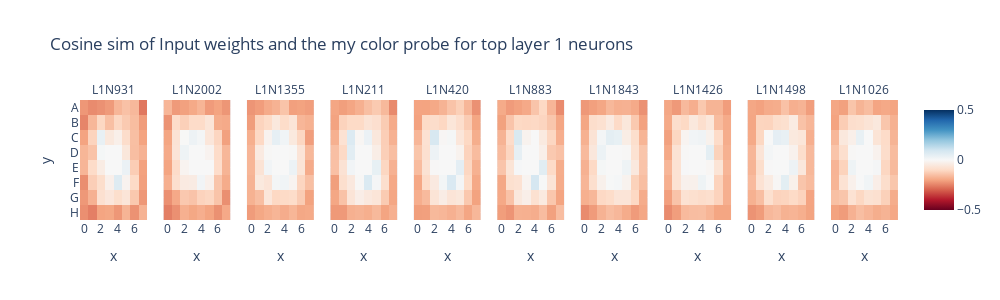
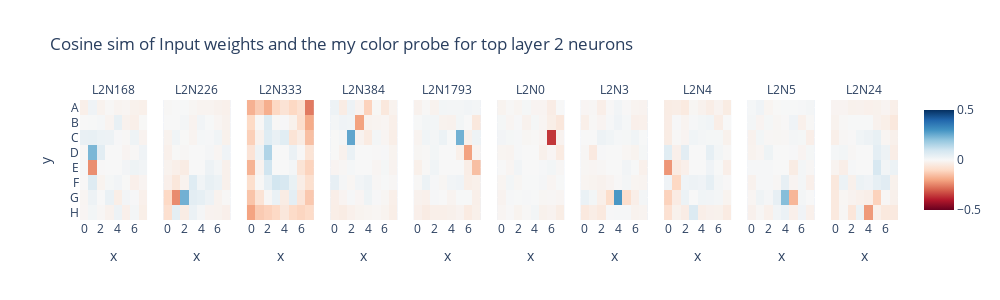
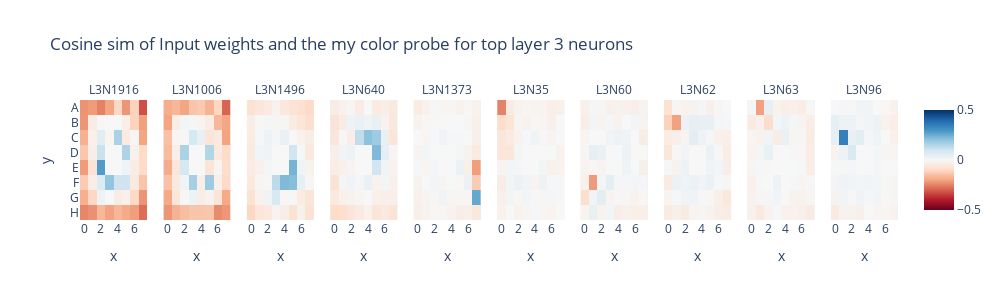
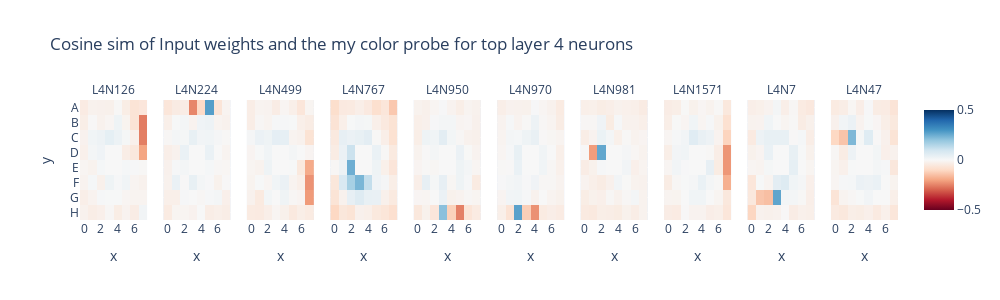

Notebook cell for these charts, in order:
### Code cell
layers = list(range(0,8))
mode = 0 # ["empty", "own", "enemy"]
seed = 9999
threshold = 0.2

model_location = f"trained_model_full_{seed}.pkl"
with open(model_location, 'rb') as f:
    othello_gpt=torch.load(f, map_location=device)

for layer in layers:
    # Probe
    probe_path = f"probes/probe_layer_{layer}_{seed}_trimmed.pkl"
    full_linear_probe = torch.load(probe_path)
    my_probe_W = full_linear_probe[f'classifier.{mode}.weight'] # (64, 512)
    my_probe_W = my_probe_W.t()
    my_probe_W[:, [27, 28, 35, 36]] = 0.
    my_probe_normalised = my_probe_W / my_probe_W.norm(dim=0, keepdim=True) # torch.Size([512, 64])
    my_probe_normalised[my_probe_normalised.isnan()] = 0.

    # Weight
    weight_in_key = f"blocks.{layer}.mlp_sublayer.encode.weight"
    
    heatmaps_my = []
    w_in = othello_gpt.state_dict()[weight_in_key] # torch.Size([512, 2048])
    w_in /= w_in.norm(dim=0, keepdim=True)
    for neuron in range(0, 2048):
        neuron_weight = w_in[neuron, :]
        heatmaps_my.append((neuron_weight[:, None] * my_probe_normalised).sum(dim=0))
        
    heatmaps_my = torch.stack(heatmaps_my)
    heatmaps_my_id = (heatmaps_my.abs()>threshold).sum(dim=1).argsort(descending=True)[:10]
    activate_neuron_num = (heatmaps_my.abs()>threshold).sum(dim=1)
    print(f"Layer {layer+1} has {activate_neuron_num.sum()} neurons activated with threshold {threshold}")
    heatmaps_my = heatmaps_my.reshape(-1, 8, 8)
    # print(heatmaps_my.shape)
    heatmaps_my = heatmaps_my[heatmaps_my_id]

    imshow(heatmaps_my,
        facet_col=0,
        y=[i for i in "ABCDEFGH"],
        title=f"Cosine sim of Input weights and the my color probe for top layer {layer+1} neurons",
        facet_labels=[f"L{layer+1}N{n.item()}" for n in heatmaps_my_id],
        range_color=[-0.5, 0.5],
        width=1000,
        height=300,)
